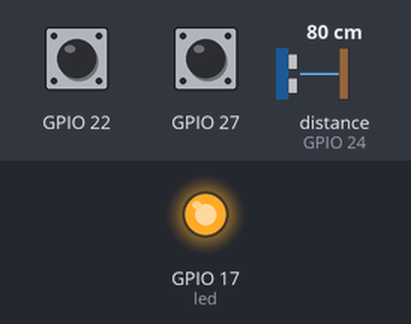
The program below on a simulated Raspberry Pi (BCM pin numbers). Shown: output pins drawn as LEDs (lit = HIGH). Inputs (shaded band) come from the test bench; at power-on: GPIO 22 HIGH, GPIO 27 HIGH, distance to the obstacle (sensor on GPIO 24) 80 cm. The echo pulse lasts 58.3 µs per cm; the camera gives no picture and a still takes 0.5 s; the desktop window is not drawn, its controls go by their first labels and the mouse button is held 0.15 s.

Above: at 1.6 s.
1.7 s: GPIO 22 pulled LOW for 0.15 s
At 2.2 s:
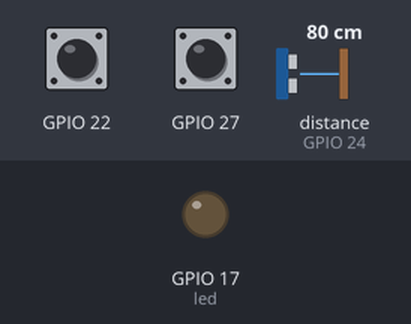
3.3 s: GPIO 22 pulled LOW for 1 s
At 4.6 s:
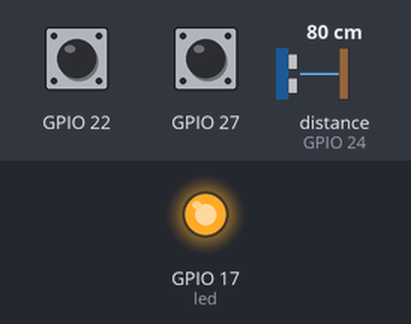
5.8 s: GPIO 22 pulled LOW for 3.2 s
At 6.5 s:
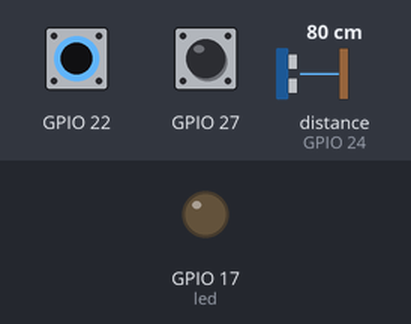
Timing chart, 0 to 8.8 s (numbered marks = the images above; inputs shaded):
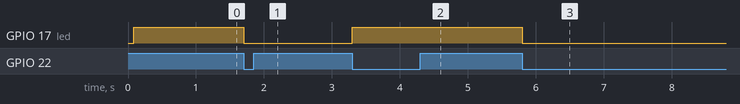

The program:

day4_level3_smart_booth.py
```python
"""
Raspberry Pi Camp - Day 4 - Level 3 (hardest independent challenge)
Merges the morning's auto-trigger sensor with the afternoon's filterable
photo booth GUI. The booth fires automatically on approach, the physical
shutter still works as a manual override, and the system LED/toggle still
arms and disarms everything.

Wiring:
    LED            -> GPIO 17
    Toggle button  -> GPIO 22, GND
    Shutter button -> GPIO 27, GND
    Sensor         -> 5V, GND, Trigger on GPIO 23, Echo on GPIO 24
    Camera         -> CSI port
"""

import tkinter as tk
from gpiozero import LED, Button as PiButton, DistanceSensor
from picamera2 import Picamera2
from PIL import Image, ImageTk, ImageOps
from datetime import datetime
from time import time


def sepia(image):
    gray = ImageOps.grayscale(image)
    return ImageOps.colorize(gray, black="#3f2f1e", white="#f4e1c1")


filters = {"Grayscale": ImageOps.grayscale, "Sepia": sepia}
current_filter = ImageOps.grayscale

camera = Picamera2()
camera.start()
sensor = DistanceSensor(echo=24, trigger=23)
led = LED(17)
toggle_button = PiButton(22)
shutter = PiButton(27)
system_on = True

window = tk.Tk()
window.title("Smart Photo Booth")
photo_label = tk.Label(window)
photo_label.pack()


def set_filter(f):
    global current_filter
    current_filter = f


for name, func in filters.items():
    tk.Button(window, text=name,
              command=lambda f=func: set_filter(f)).pack(side="left")


def toggle_system():
    global system_on
    system_on = not system_on
    led.on() if system_on else led.off()


toggle_button.when_pressed = toggle_system


def take_photo():
    filename = datetime.now().strftime("booth_%H%M%S.jpg")
    camera.capture_file(filename)
    img = Image.open(filename)
    filtered = current_filter(img)
    display_img = ImageTk.PhotoImage(filtered.resize((320, 240)))
    photo_label.config(image=display_img)
    photo_label.image = display_img


shutter.when_pressed = lambda: window.after(0, take_photo)

last_capture = 0


def check_sensor():
    global last_capture
    if system_on:
        cm = sensor.distance * 100
        if cm < 30 and time() - last_capture > 3:
            take_photo()
            last_capture = time()
    window.after(200, check_sensor)


led.on()
check_sensor()
window.mainloop()
```

Measured:
- after the input at 1.7 s, GPIO 17 (led): HIGH → LOW at once
- after the input at 3.3 s, GPIO 17 (led): LOW → HIGH at once
- after the input at 5.8 s, GPIO 17 (led): HIGH → LOW at once
